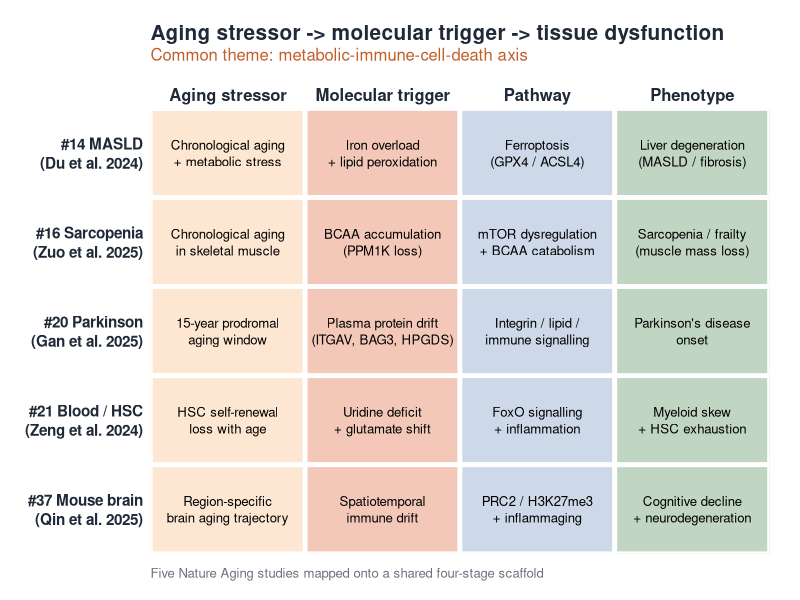

Here is the R script that generated this plot:
# Case D - paper x stage mapping matrix (ggplot table)
suppressPackageStartupMessages({
  library(ggplot2)
})

out_dir <- "dev_docs/figures/case-D"
dir.create(out_dir, recursive = TRUE, showWarnings = FALSE)

papers <- c(
  "#14 MASLD\n(Du et al. 2024)",
  "#16 Sarcopenia\n(Zuo et al. 2025)",
  "#20 Parkinson\n(Gan et al. 2025)",
  "#21 Blood / HSC\n(Zeng et al. 2024)",
  "#37 Mouse brain\n(Qin et al. 2025)"
)
papers <- factor(papers, levels = rev(papers))

stages <- c("Aging stressor", "Molecular trigger", "Pathway", "Phenotype")
stages <- factor(stages, levels = stages)

cells <- tibble::tibble(
  paper = rep(papers, each = 4L),
  stage = factor(rep(stages, times = 5L), levels = stages),
  text  = c(
    # Paper #14 MASLD
    "Chronological aging\n+ metabolic stress",
    "Iron overload\n+ lipid peroxidation",
    "Ferroptosis\n(GPX4 / ACSL4)",
    "Liver degeneration\n(MASLD / fibrosis)",
    # Paper #16 Sarcopenia
    "Chronological aging\nin skeletal muscle",
    "BCAA accumulation\n(PPM1K loss)",
    "mTOR dysregulation\n+ BCAA catabolism",
    "Sarcopenia / frailty\n(muscle mass loss)",
    # Paper #20 Parkinson
    "15-year prodromal\naging window",
    "Plasma protein drift\n(ITGAV, BAG3, HPGDS)",
    "Integrin / lipid /\nimmune signalling",
    "Parkinson's disease\nonset",
    # Paper #21 Blood / HSC
    "HSC self-renewal\nloss with age",
    "Uridine deficit\n+ glutamate shift",
    "FoxO signalling\n+ inflammation",
    "Myeloid skew\n+ HSC exhaustion",
    # Paper #37 Mouse brain
    "Region-specific\nbrain aging trajectory",
    "Spatiotemporal\nimmune drift",
    "PRC2 / H3K27me3\n+ inflammaging",
    "Cognitive decline\n+ neurodegeneration"
  ),
  category = rep(c("stressor", "trigger", "pathway", "phenotype"), times = 5L)
)

category_palette <- c(
  stressor  = "#fde7d3",
  trigger   = "#f3c8b8",
  pathway   = "#cdd9e8",
  phenotype = "#c1d6c2"
)

p <- ggplot(cells, aes(stage, paper)) +
  geom_tile(aes(fill = category), color = "white", linewidth = 1.6) +
  geom_text(aes(label = text), size = 3.35, lineheight = 1.05, family = "Helvetica") +
  scale_fill_manual(values = category_palette, guide = "none") +
  scale_x_discrete(position = "top", expand = expansion(add = c(0.02, 0.02))) +
  scale_y_discrete(expand = expansion(add = c(0.05, 0.05))) +
  labs(
    title    = "Aging stressor -> molecular trigger -> tissue dysfunction",
    subtitle = "Common theme: metabolic-immune-cell-death axis",
    caption  = "Five Nature Aging studies mapped onto a shared four-stage scaffold"
  ) +
  theme_minimal(base_size = 12, base_family = "Helvetica") +
  theme(
    panel.grid       = element_blank(),
    axis.title       = element_blank(),
    axis.text.x      = element_text(face = "bold", size = 12, color = "#1f2937", margin = margin(b = 6)),
    axis.text.y      = element_text(face = "bold", size = 11, color = "#1f2937", lineheight = 1.05),
    plot.title       = element_text(face = "bold", size = 15, color = "#1f2937", margin = margin(b = 2)),
    plot.subtitle    = element_text(size = 12, color = "#c25e2a", margin = margin(b = 14)),
    plot.caption     = element_text(size = 9.5, color = "#6b7280", hjust = 0, margin = margin(t = 10)),
    plot.margin      = margin(18, 22, 14, 18),
    plot.background  = element_rect(fill = "white", color = NA)
  )

ggsave(
  filename = file.path(out_dir, "paper-mapping-matrix.png"),
  plot     = p,
  width    = 13.5,
  height   = 7.0,
  dpi      = 200,
  bg       = "white"
)

cat("[case-D] mapping matrix saved\n")
